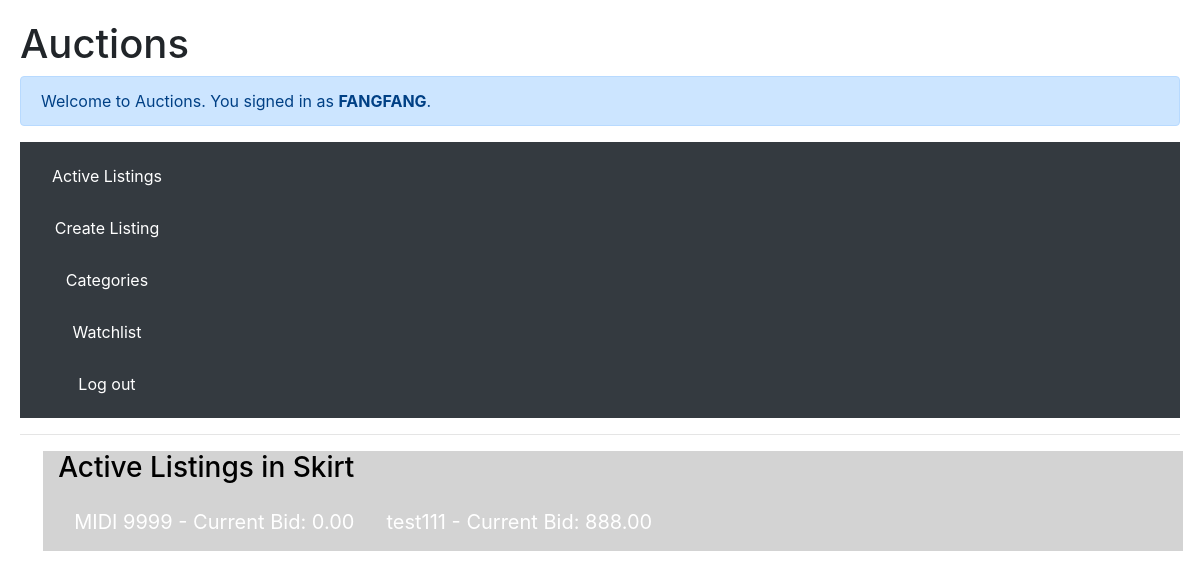
The app's page /category/1/ (signed in) with its own data.
### auctions/models.py (models this page shows, shortened)
class User(AbstractUser):
    pass

class Category(models.Model):
    name = models.CharField(max_length=35)

class Listing(models.Model):
    title = models.CharField(max_length=25)
    description = models.TextField(max_length=500)
    starting_bid = models.DecimalField(max_digits=10, decimal_places=2)
    current_bid = models.DecimalField(max_digits=10, decimal_places=2, default=0.00)
    is_active = models.BooleanField(default=True)
    category = models.ForeignKey(Category, on_delete=models.CASCADE, related_name='listings')
    creator = models.ForeignKey(User, on_delete=models.CASCADE)
    created_at = models.DateTimeField(auto_now_add=True)
    url = models.URLField(max_length=200, null=True, blank=True)

### auctions/views.py (the view)
# urls.py: path('category/<int:category_id>/', category_detail, name='category_detail'),
def category_detail(request, category_id):
    category = get_object_or_404(Category, pk=category_id)
    active_listings = category.listings.filter(is_active=True)
    return render(request, 'auctions/category_detail.html', {'category': category, 'active_listings': active_listings})

### auctions/templates/auctions/category_detail.html (shortened to what this page needs)
{% extends "auctions/layout.html" %}
{% load static %}
{% block body %}
{% block content %}
<hr>
<div class="container" style="background:lightgray; color:black;font-size:20px; margin-left:2%; margin-right:25%">
  <h3>Active Listings in {{ category.name }}</h3>
  <ul>
    {% for listing in active_listings %}
      <li>
        <a href="{% url 'listing_detail' listing.id %}">
          {{ listing.title }} - Current Bid: {{ listing.current_bid }}
        </a>
      </li>
    {% endfor %}
  </ul>
{% endblock %}
{% endblock %}

### auctions/templates/auctions/layout.html (shortened to what this page needs)
{% load static %}
<!DOCTYPE html>
<html lang="en">
<head>
    <link rel="stylesheet" href="https://stackpath.bootstrapcdn.com/bootstrap/4.4.1/css/bootstrap.min.css">
    <link href="{% static 'auctions/styles.css' %}" rel="stylesheet">
</head>
    <body>
    <h1>Auctions</h1>
    <div class="alert alert-primary" role="alert">
        {% if user.is_authenticated %}
        Welcome to Auctions. You signed in as <strong>{{ user.username }}</strong>.
        {% else %}
        Not signed in.
        {% endif %}
    </div>
    <nav class="navbar navbar-dark bg-dark">
        {% if user.is_authenticated %}
        <ul style="list-style-type: none">
            <li style="text-decoration:none">
                <a class="active" href="{% url 'index' %}">Active Listings</a>
                <a href="{% url 'create_listing' %}">Create Listing</a>
                <a href="{% url 'category_list' %}">Categories</a>
                <a href="{% url 'watchlist' %}">Watchlist</a>
                <a href="{% url 'login' %}">Log out</a>
                {% else %}
                <a href="{% url 'index' %}">Active Listings</a>
                <a href="{% url 'category_list' %}">Categories</a>
                <a href="{% url 'register' %}">Register</a>
                <a href="{% url 'login' %}">Log In</a>
                {% endif %}
            </li>
        </ul>
    </nav>
    </body>
{% block body %}
{% endblock %}

### auctions/static/auctions/styles.css (style rules this page uses)
body { padding: 20px; }
ul { list-style-type: none; margin: 0; padding: 0; overflow: hidden; }
li { float: left; }
li a { display: block; color: white; text-align: center; padding: 14px 16px; text-decoration: none; }

### records on screen
User: username "FANGFANG"
Category: name "Skirt"
Listing: title "MIDI 9999", current_bid "0.00"
Listing: title "test111", current_bid "888.00"
